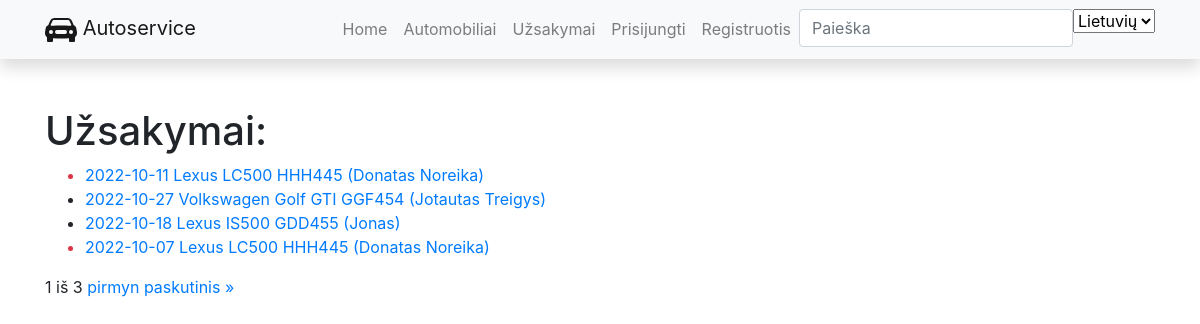
/autoservice/uzsakymai/, run on the app's committed database.
### autoservice/models.py (models this page shows)
class Uzsakymas(models.Model):
    data = models.DateField(_("Date"), auto_now_add=True, blank=True)
    automobilis = models.ForeignKey("Automobilis", on_delete=models.SET_NULL, null=True, related_name="uzsakymai")
    vartotojas = models.ForeignKey(User, on_delete=models.SET_NULL, null=True, blank=True)
    terminas = models.DateTimeField(_("Deadline"), null=True, blank=True)
    def praejes_terminas(self):
        if self.terminas and datetime.today().replace(tzinfo=utc) > self.terminas.replace(tzinfo=utc):
            return True
        return False
    praejes_terminas.short_description = _("Past Deadline")
    def bendra(self):
        bendra = 0
        eilutes = self.eilutes.all()
        for eilute in eilutes:
            bendra += eilute.kiekis * eilute.paslauga.kaina
        return bendra
    bendra.short_description = _("Total")
    STATUS = (
        ("p", _("Confirmed")),
        ("v", _("In Progress")),
        ("i", _("Done")),
        ("a", _("Cancelled")),
    )
    statusas = models.CharField(_("Status"), max_length=1, choices=STATUS, default="p", help_text="Statusas")
    def __str__(self):
        return f"{self.data} {self.automobilis}"
    class Meta:
        verbose_name = _("Order")
        verbose_name_plural = _("Orders")
        ordering = ['-id']

class Automobilis(models.Model):
    modelis = models.ForeignKey("AutomobilioModelis", on_delete=models.SET_NULL, null=True)
    valstybinis_nr = models.CharField("Valstybinis numeris", max_length=10)
    vin_kodas = models.CharField("VIN kodas", max_length=20)
    kliento_vardas = models.CharField("Kliento vardas", max_length=30)
    photo = models.ImageField('Nuotrauka', upload_to='automobiliai', null=True)
    aprasymas = HTMLField("Aprašymas", null=True, blank=True)
    def __str__(self):
        return f"{self.modelis} {self.valstybinis_nr} ({self.kliento_vardas})"
    class Meta:
        verbose_name = "Automobilis"
        verbose_name_plural = "Automobiliai"
        ordering = ['-id']

class AutomobilioModelis(models.Model):
    gamintojas = models.CharField("Gamintojas", max_length=100)
    modelis = models.CharField("Modelis", max_length=100)
    def __str__(self):
        return f"{self.gamintojas} {self.modelis}"
    class Meta:
        verbose_name = "Automobilio modelis"
        verbose_name_plural = "Automobilio modeliai"

### autoservice/views.py (the view)
# urls.py: path('uzsakymai/', views.UzsakymasListView.as_view(), name='uzsakymai'),
class UzsakymasListView(generic.ListView):
    model = Uzsakymas
    paginate_by = 4

### autoservice/templates/autoservice/uzsakymas_list.html (shortened to what this page needs)
{% extends "base.html" %}
{% block content %}
<h1>Užsakymai:</h1>
<ul>
{% for uzsakymas in object_list %}
    <li class="{% if uzsakymas.praejes_terminas %}text-danger{% endif %}">
        <a href="{% url 'uzsakymas' uzsakymas.pk %}">{{ uzsakymas }} </a>
    </li>
{% endfor %}
</ul>
<div class="pagination">
    <span class="step-links">
        <span class="current">
            {{ page_obj.number }} iš {{ page_obj.paginator.num_pages }}
        </span>
        {% if page_obj.has_next %}
            <a href="?page={{ page_obj.next_page_number }}">pirmyn</a>
            <a href="?page={{ page_obj.paginator.num_pages }}">paskutinis &raquo;</a>
        {% endif %}
    </span>
</div>
{% endblock %}

### data on the page
Uzsakymas: data+automobilis "2022-10-11 Lexus LC500 HHH445 (Donatas Noreika)"
Uzsakymas: data+automobilis "2022-10-27 Volkswagen Golf GTI GGF454 (Jotautas Treigys)"
Uzsakymas: data+automobilis "2022-10-18 Lexus IS500 GDD455 (Jonas)"
Uzsakymas: data+automobilis "2022-10-07 Lexus LC500 HHH445 (Donatas Noreika)"

### other printed values
{{ page_obj.number }} "1"
{{ page_obj.paginator.num_pages }} "3"
form field language "Lietuvių"
